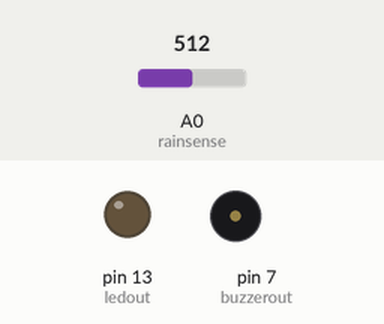
This sketch was run on a simulated Arduino Uno, built with avr-gcc and run on an emulated ATmega328P. Shown: output pins drawn as LEDs (lit = HIGH), buzzer (waves = sounding, pin HIGH). The inputs (shaded band) are chosen by the test bench; at power-on: A0 (rainsense) = 512. What the sketch prints to the serial monitor is not drawn.

Above: at 2.0 s.
2.1 s: A0 (rainsense) set to 493
At 5.0 s:
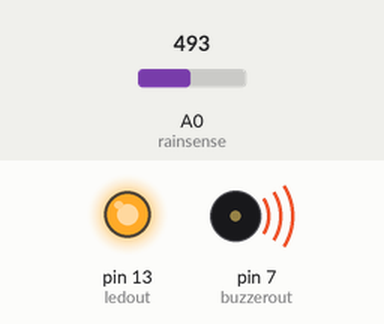
5.5 s: A0 (rainsense) set to 510
At 7.0 s:
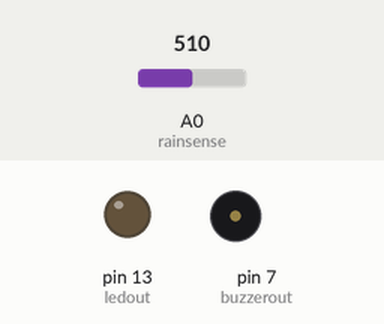
8.0 s: A0 (rainsense) set to 490
At 11.6 s:
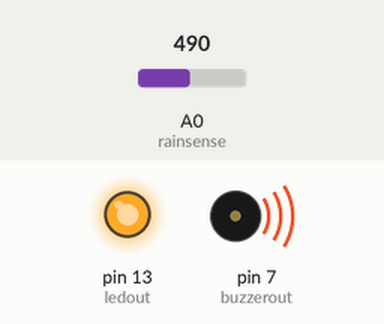
Timing chart, 0 to 13.1 s (numbered marks = the images above; inputs shaded):
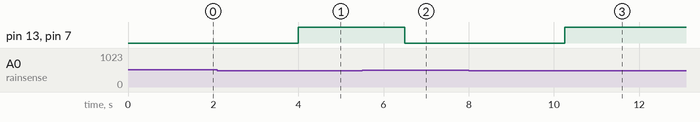

Measured:
- the behaviour switches between 500 and 499 on A0 (rainsense) (found by bisection; images 0 and 1)
- after the input at 2.1 s, pin 13 (ledout), pin 7 (buzzerout): LOW → HIGH after 1.9 s
- after the input at 5.5 s, pin 13 (ledout), pin 7 (buzzerout): HIGH → LOW after 1.0 s
- after the input at 8.0 s, pin 13 (ledout), pin 7 (buzzerout): LOW → HIGH after 2.3 s

The sketch:

Rain_sensor_alarm.ino
```cpp
// Pendeteksi Hujan

int rainsense= A0; // analog sensor pin A0 untuk input raindrop
int buzzerout= 7; // digital pin nomor 7 untuk output buzzer
int countval= 0; // counter value mulai 0
int ledout= 13; // digital pin nomor 13 untuk output led

void setup(){
   Serial.begin(9600);
   pinMode(buzzerout, OUTPUT);
   pinMode(ledout, OUTPUT);
   pinMode(rainsense, INPUT);
}
void loop(){
   int rainSenseReading = analogRead(rainsense);
   Serial.println(rainSenseReading); // untuk monitoring output bila hujan
   delay(250);// hujan value dari 0 ke 1023.
   // dari hujan sampai tidak hujan
   if (countval >= 1){                // delay percount
      Serial.print("Hujan");
      digitalWrite(buzzerout, HIGH);  // buzzer nyala
      digitalWrite(ledout, HIGH);     // led nyala
   }
   if (rainSenseReading <500){
      countval++; // naik count value
   }
   else if (rainSenseReading >500) { // jika tidak hujan
      digitalWrite(buzzerout, LOW); // buzzer mati
      digitalWrite(ledout, LOW); // led mati
      countval = 0; // reset count ke 0
   }
   delay(1000);
}
```
